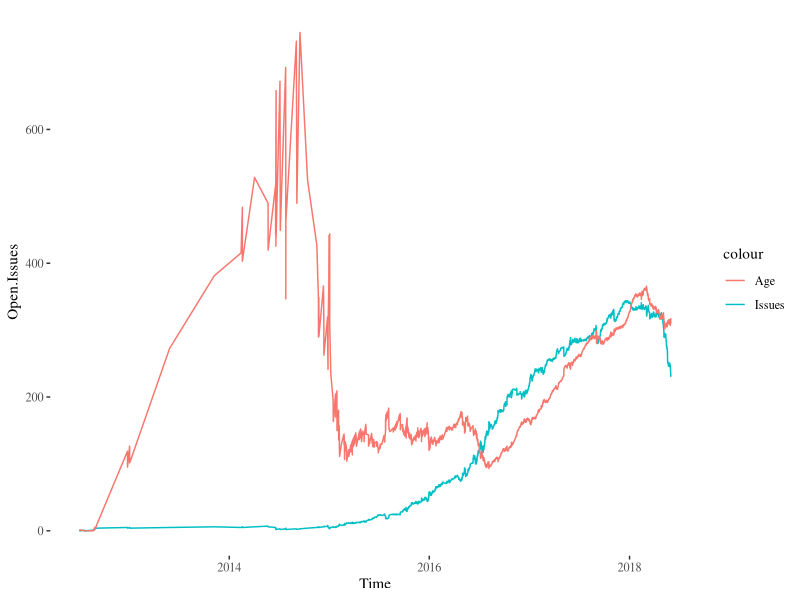
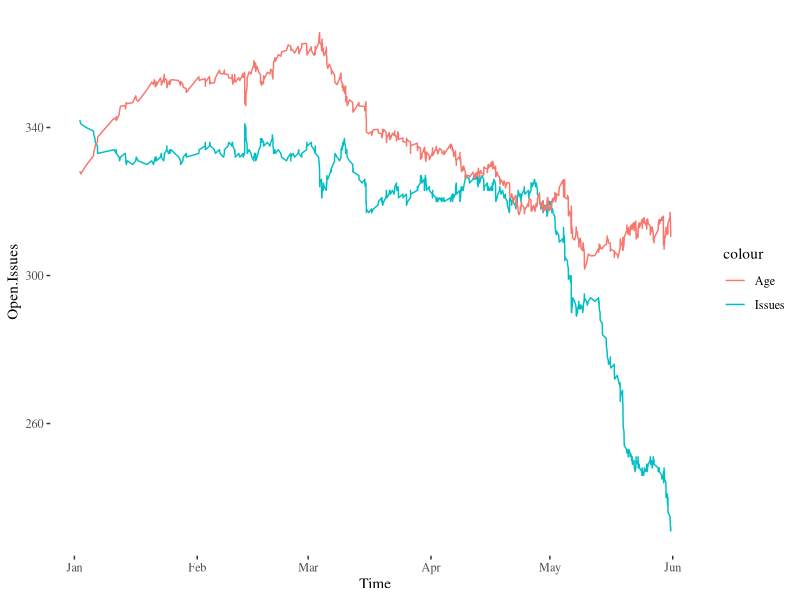
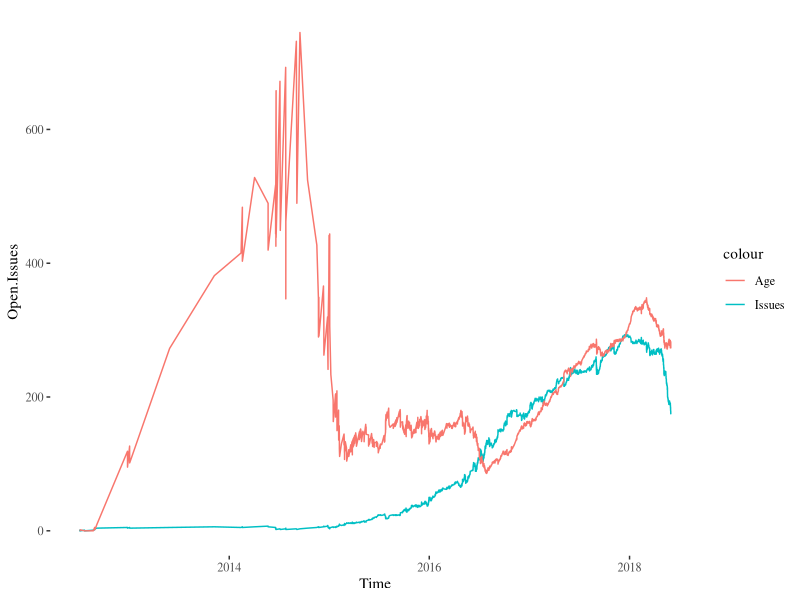
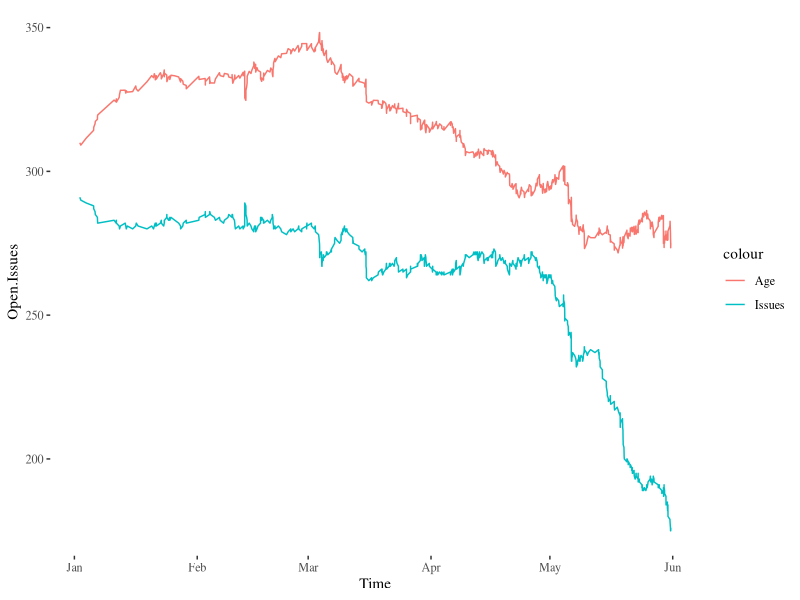
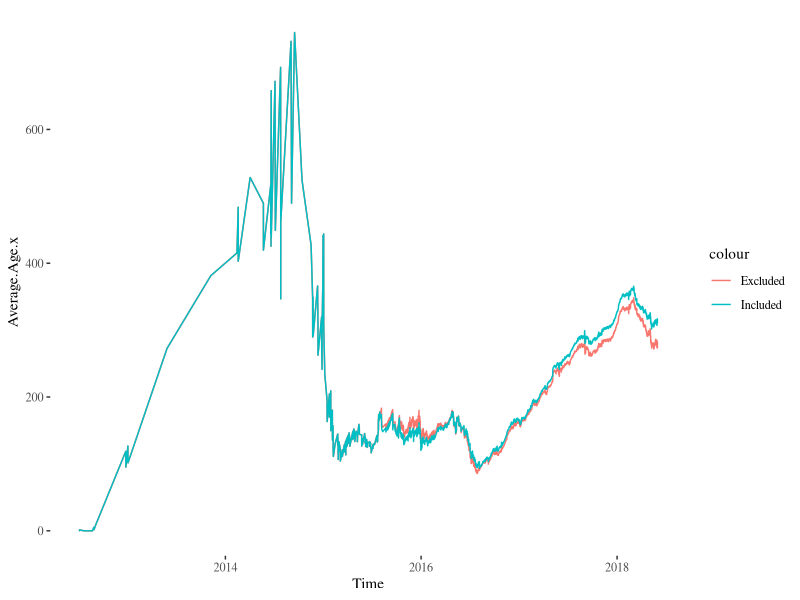
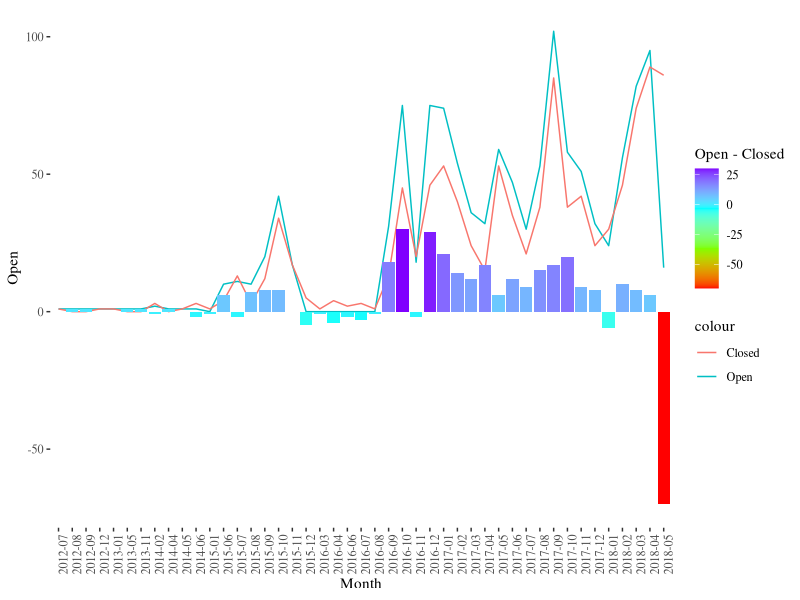

Generate these figures, in order, with R:
library(ggplot2)
library(ggthemes)

issues.t <- read.csv("../data/issues-timeline.csv")

issues.t$Time <- as.POSIXct(gsub("T"," ",issues.t$Time))

ggplot(issues.t)+geom_line(data=issues.t,aes(x=Time,y=Open.Issues,color='Issues'))+geom_line(data=issues.t,aes(x=Time,y=Average.Age,color='Age'))+theme_tufte()
issues.2018 <- issues.t[issues.t$Time >= "2018-01-01",]
ggplot()+geom_line(data=issues.2018,aes(x=Time,y=Open.Issues,color='Issues'))+geom_line(data=issues.2018,aes(x=Time,y=Average.Age,color='Age'))+theme_tufte()

issues.e <- read.csv("../data/issues-timeline-excluded.csv")

issues.e$Time <- as.POSIXct(gsub("T"," ",issues.e$Time))

ggplot(issues.e)+geom_line(data=issues.e,aes(x=Time,y=Open.Issues,color='Issues'))+geom_line(data=issues.e,aes(x=Time,y=Average.Age,color='Age'))+theme_tufte()
issues.2018.e <- issues.e[issues.e$Time >= "2018-01-01",]
ggplot()+geom_line(data=issues.2018.e,aes(x=Time,y=Open.Issues,color='Issues'))+geom_line(data=issues.2018.e,aes(x=Time,y=Average.Age,color='Age'))+theme_tufte()

age.diff <- merge(issues.e,issues.t,by="Time")
ggplot()+geom_line(data=age.diff,aes(x=Time,y=Average.Age.x,color='Excluded'))+geom_line(data=age.diff,aes(x=Time,y=Average.Age.y,color='Included'))+theme_tufte()

issues.m <- read.csv("../data/issues-month.csv")
issues.m$deficit <- issues.m$Closed - issues.m$Open

ggplot()  +geom_line(data=issues.m,aes(x=Month,y=Open,group=1,color='Open')) +geom_line(data=issues.m,aes(x=Month,y=Closed,group=1,color='Closed')) +geom_bar(data=issues.m, stat='identity',aes(x=Month,y=Open-Closed,fill=Open-Closed)) + scale_fill_gradientn(colours=rainbow(4))+theme_tufte() + theme(axis.text.x = element_text(angle = 90, hjust = 1))
